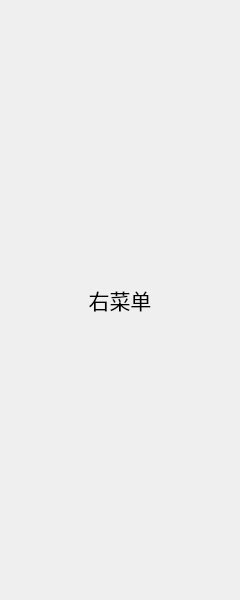
<?xml version="1.0" encoding="UTF-8"?>
<ui version="4.0">
 <class>RightColumn</class>
 <widget class="QWidget" name="RightColumn">
  <property name="geometry">
   <rect>
    <x>0</x>
    <y>0</y>
    <width>240</width>
    <height>600</height>
   </rect>
  </property>
  <property name="windowTitle">
   <string>Form</string>
  </property>
  <layout class="QVBoxLayout" name="main_pages_layout">
   <property name="spacing">
    <number>0</number>
   </property>
   <property name="leftMargin">
    <number>5</number>
   </property>
   <property name="topMargin">
    <number>5</number>
   </property>
   <property name="rightMargin">
    <number>5</number>
   </property>
   <property name="bottomMargin">
    <number>5</number>
   </property>
   <item>
    <widget class="QStackedWidget" name="menus">
     <property name="currentIndex">
      <number>0</number>
     </property>
     <widget class="QWidget" name="menu_1">
      <layout class="QVBoxLayout" name="verticalLayout">
       <property name="spacing">
        <number>5</number>
       </property>
       <property name="leftMargin">
        <number>5</number>
       </property>
       <property name="topMargin">
        <number>5</number>
       </property>
       <property name="rightMargin">
        <number>5</number>
       </property>
       <property name="bottomMargin">
        <number>5</number>
       </property>
       <item>
        <widget class="QLabel" name="label_1">
         <property name="font">
          <font>
           <pointsize>16</pointsize>
          </font>
         </property>
         <property name="styleSheet">
          <string notr="true">font-size: 16pt</string>
         </property>
         <property name="text">
          <string>右菜单</string>
         </property>
         <property name="alignment">
          <set>Qt::AlignCenter</set>
         </property>
        </widget>
       </item>
      </layout>
     </widget>
     <widget class="QWidget" name="menu_2">
      <layout class="QVBoxLayout" name="verticalLayout_2">
       <property name="spacing">
        <number>5</number>
       </property>
       <property name="leftMargin">
        <number>5</number>
       </property>
       <property name="topMargin">
        <number>5</number>
       </property>
       <property name="rightMargin">
        <number>5</number>
       </property>
       <property name="bottomMargin">
        <number>5</number>
       </property>
       <item>
        <widget class="QLabel" name="label_2">
         <property name="font">
          <font>
           <pointsize>16</pointsize>
          </font>
         </property>
         <property name="styleSheet">
          <string notr="true">font-size: 16pt</string>
         </property>
         <property name="text">
          <string>右菜单</string>
         </property>
         <property name="alignment">
          <set>Qt::AlignCenter</set>
         </property>
        </widget>
       </item>
      </layout>
     </widget>
    </widget>
   </item>
  </layout>
 </widget>
 <resources/>
 <connections/>
</ui>
